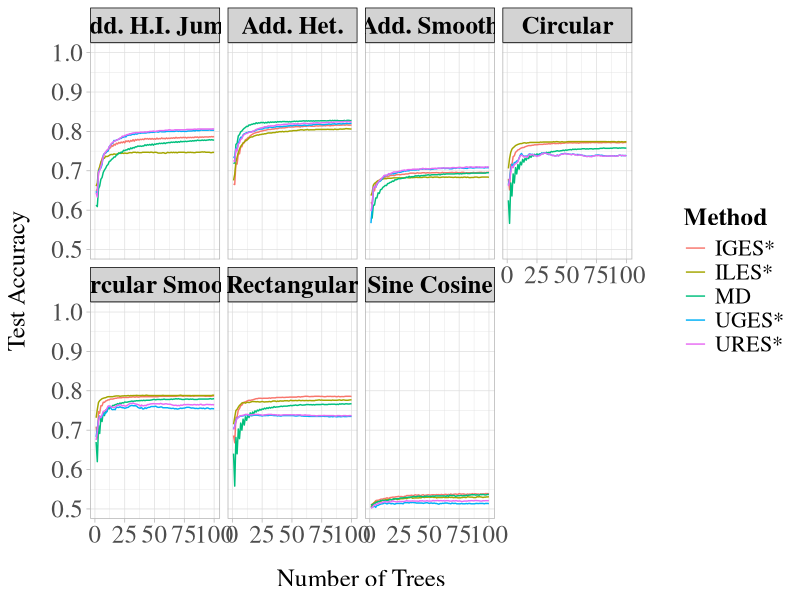
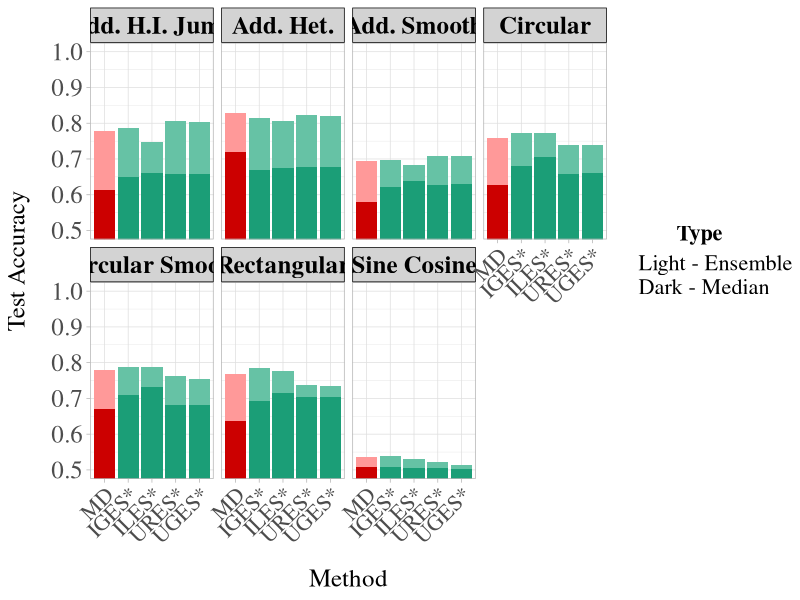
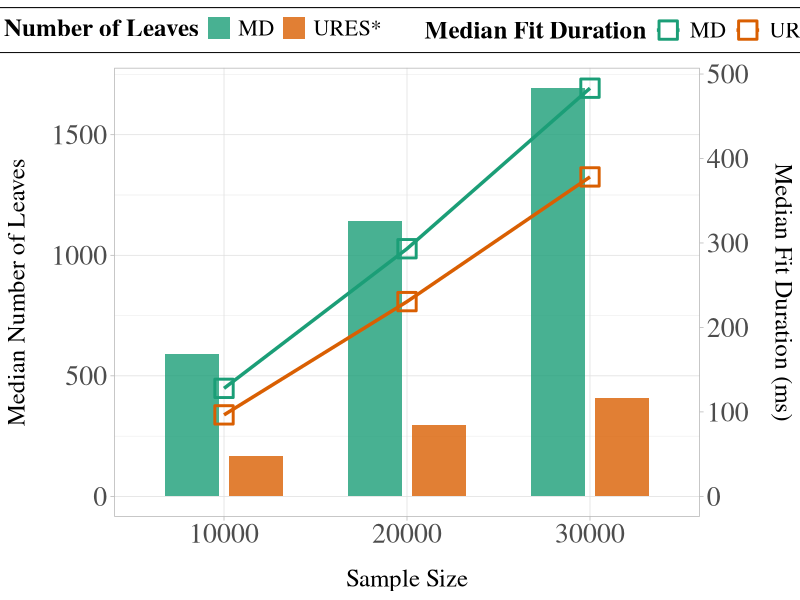
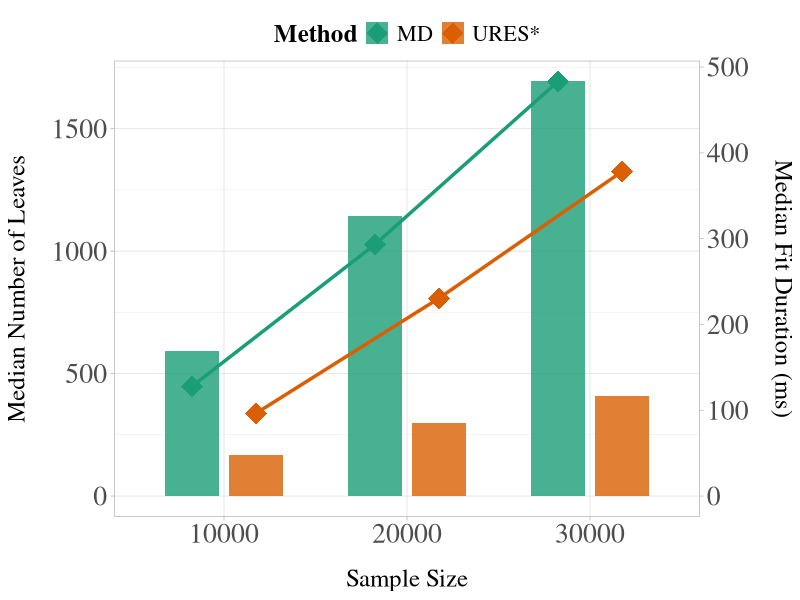
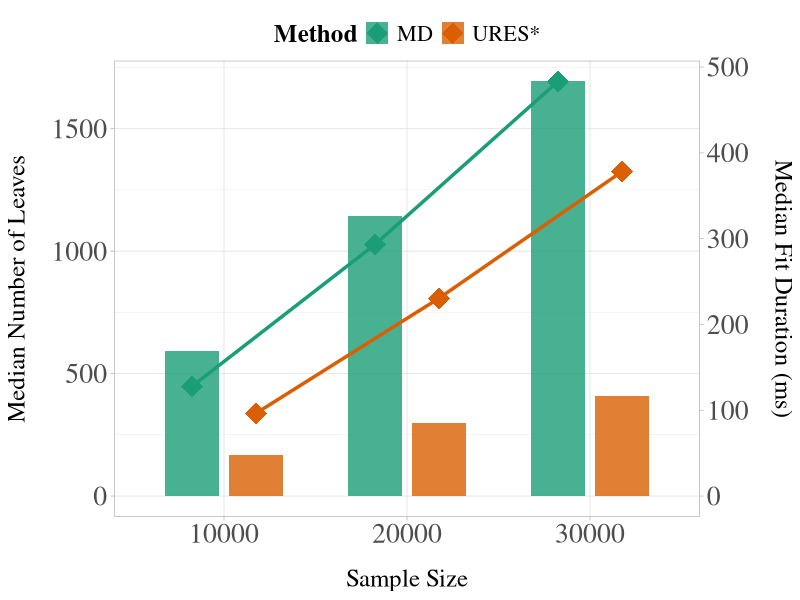
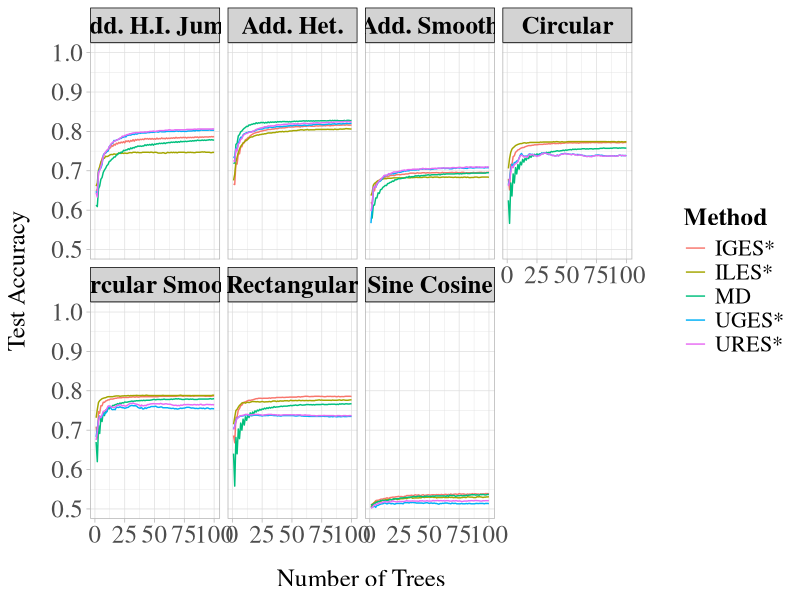
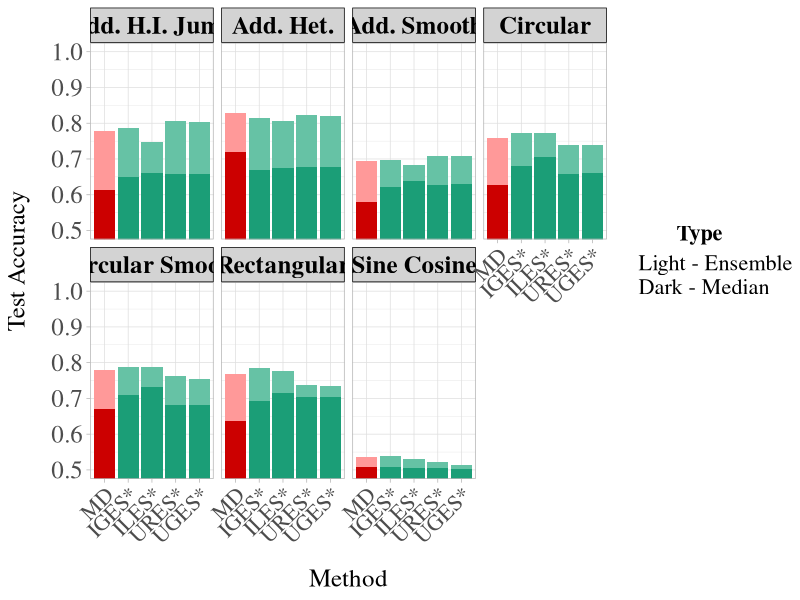
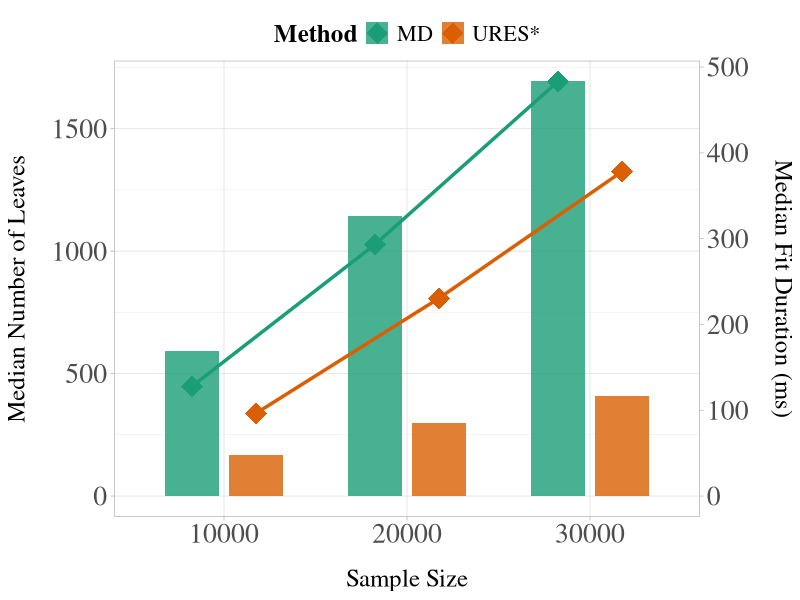

Reproduce these figures in R, in order.
# Load required libraries
library(ggplot2)
library(dplyr)
library(tidyr)

data <- read.csv("experiments/experiment_analysis/rf_es_simulation_study/overview_csvs/rf_dgps_results_mean_median.csv", check.names = FALSE)

# Only keep rows where algorithm is "MD_scikit", "UES*", "IES*" or "CCP"
data <- data[!data$algorithm_name %in% c("UES* (time)", "ICCP", "MD_scikit"), ]

# Filter data to match the Python code
data <- data[data$dgp_config_folder == "standard", ]
data <- data[data$mc_iterations == 300, ]
# d = 2 not part of this!


# Rename UES* to URES* to match the Python code
# UES* has to be renamed!
data$algorithm_name <- gsub("UES\\*", "URES\\*", data$algorithm_name)


# Identify all the test accuracy columns
acc_cols <- grep("test_acc_[0-9]+_trees \\(median\\)", names(data), value = TRUE)

# Reshape data from wide to long format
long_data <- data %>%
  select(algorithm_name, dataset, all_of(acc_cols)) %>%
  pivot_longer(
    cols = all_of(acc_cols),
    names_to = "tree_step",
    values_to = "accuracy"
  )

# Extract the tree number from column names
long_data$tree_number <- as.numeric(gsub("test_acc_([0-9]+)_trees \\(median\\)", "\\1", long_data$tree_step))

# Rename "MD_scikit" to "MD" in the algorithm column
long_data$algorithm_name <- gsub("MD_custom", "MD", long_data$algorithm_name)

# Create the plot
ggplot(long_data, aes(x = tree_number, y = accuracy, color = algorithm_name, group = algorithm_name)) +
  geom_line() +
  facet_wrap(~ dataset, ncol = 4, nrow = 2) +
  coord_cartesian(ylim = c(0.5, 1)) +
  labs(
    x = "Number of Trees",
    y = "Test Accuracy",
    color = "Method"
  ) +
  theme_bw() +
    theme_light() +
    theme(
      text = element_text(family = "serif"),
      # Legend details
      legend.position = "right",
      legend.margin = margin(l = 20),  # Add left margin to legend
      # legend.box.background = element_rect(color = "black"),  # Add box around legend
      legend.box.margin = margin(6, 6, 6, 6),  # Add margin around the box
      legend.text = element_text(size = 16),  # Increase legend entry text size
      legend.title = element_text(size = 18, face = "bold"),  # Make legend title bold and larger
      strip.background = element_rect(fill = "lightgray", color = "black"),
      strip.text = element_text(size = 18, face = "bold", color = "black"),
      axis.text.x = element_text(size = 18),  # Increase x-tick text size
      axis.text.y = element_text(size = 18),  # Increase y-tick text size
      axis.title.x = element_text(margin = margin(t = 15), size=18),
      axis.title.y = element_text(margin = margin(r = 15), size=18)
    )
# Save the plot
ggsave("experiments/experiment_analysis/rf_es_simulation_study/plots/rf_acc_vs_n_trees.png", plot = last_plot(), width = 16, height = 8, dpi = 600)
##################


# Read the data
data <- read.csv("experiments/experiment_analysis/rf_es_simulation_study/overview_csvs/rf_dgps_results_mean_median.csv", check.names = FALSE)

# Only keep rows where algorithm is "MD_scikit", "UES*", "IES*" or "CCP"
data <- data[!data$algorithm_name %in% c("UES* (time)", "ICCP", "MD_scikit"), ]

# Filter data to match the Python code
data <- data[data$dgp_config_folder == "standard", ]
data <- data[data$mc_iterations == 300, ]

# Rename UES* to URES* to match the Python code
data$algorithm_name <- gsub("UES\\*", "URES\\*", data$algorithm_name)
# Rename "MD_custom" to "MD"
data$algorithm_name <- gsub("MD_custom", "MD", data$algorithm_name)

# Set factor levels to control the order of bars
data$algorithm_name <- factor(data$algorithm_name, 
                             levels = c("MD", "IGES*", "ILES*", "URES*", "UGES*"))

# Reshape the data to prepare for stacked bars
stacked_data <- data %>%
  select(algorithm_name, dataset, `median_test_acc (median)`, `test_acc (median)`) %>%
  mutate(
    # Calculate difference between test_acc and median_test_acc
    difference = pmax(0, `test_acc (median)` - `median_test_acc (median)`)
  ) %>%
  # Convert to long format with base and difference values
  pivot_longer(
    cols = c(`median_test_acc (median)`, difference),
    names_to = "metric",
    values_to = "value"
  )

# Create proper factor levels for metric to ensure correct stacking order
# Reversing the order to make sure 'difference' is on top
stacked_data$metric <- factor(stacked_data$metric, 
                            levels = c("difference", "median_test_acc (median)"))

# Create an interaction term for algorithm_name and metric
stacked_data$fill_group <- interaction(stacked_data$algorithm_name, stacked_data$metric)

# New approach for colors: create a new variable to determine light vs dark
stacked_data$color_type <- ifelse(stacked_data$metric == "difference", "light", "dark")

# Create a custom fill scale
fill_scale <- c()
for (i in unique(stacked_data$fill_group)) {
  algo <- strsplit(as.character(i), "\\.")[[1]][1]
  metric <- strsplit(as.character(i), "\\.")[[1]][2]
  
  if (algo == "MD") {
    if (metric == "difference") {
      fill_scale[i] <- "#FF9999"  # Light red
    } else {
      fill_scale[i] <- "#CC0000"  # Dark red
    }
  } else {
    if (metric == "difference") {
      fill_scale[i] <- "#66C2A5"  # Light blue-green
    } else {
      fill_scale[i] <- "#1B9E77"  # Dark blue-green
    }
  }
}

# Create the plot with stacked bars
stacked_plot <- ggplot(stacked_data, aes(x = algorithm_name, y = value, fill = fill_group)) +
  geom_bar(stat = "identity", position = "stack") +
  facet_wrap(~ dataset, ncol = 4, nrow = 2) +
  coord_cartesian(ylim = c(0.5, 1)) +
  scale_fill_manual(values = fill_scale,
                   # Use just two breaks for the legend
                   breaks = c("MD.difference", "MD.median_test_acc (median)"),
                   # Simplify labels to just indicate light/dark without showing colors
                   labels = c("Light - Ensemble", "Dark - Median")) +
  # Use guides() to remove the color rectangles from the legend
  guides(fill = guide_legend(override.aes = list(fill = NA, color = NA))) +
  labs(
    x = "Method",
    y = "Test Accuracy",
    fill = "Type"
  ) +
  theme_light() +
  theme(
    text = element_text(family = "serif"),
    legend.position = "right",
    # Remove the left margin to bring legend closer to plot
    legend.margin = margin(0, 0, 0, 0),  
    # Reduce or remove box margin
    legend.box.margin = margin(0, 0, 0, 0),  
    legend.box.spacing = unit(0, "pt"),  # Remove spacing between legend and plot
    legend.text = element_text(size = 16),  # Increase legend entry text size
    legend.title = element_text(size = 16, face = "bold", hjust = 0.5),  # Center title with hjust = 0.5
    # Remove the legend key background
    legend.key = element_blank(),
    strip.background = element_rect(fill = "lightgray", color = "black"),
    strip.text = element_text(size = 18, face = "bold", color = "black"),
    axis.text.x = element_text(size = 16, angle = 45, hjust = 1),  # Decreased size for x-tick labels
    axis.text.y = element_text(size = 18),
    axis.title.x = element_text(margin = margin(t = 15), size=18),
    axis.title.y = element_text(margin = margin(r = 15), size=18)
  )

# Print the plot to screen
print(stacked_plot)

# Save the plot
ggsave("experiments/experiment_analysis/rf_es_simulation_study/plots/rf_ensemble_impact.png", plot = last_plot(), width = 14, height = 9, dpi = 300)

# Create a dual-axis plot showing leaves count and fit duration across sample sizes
# Read the data again
data_dual <- read.csv("experiments/experiment_analysis/rf_es_simulation_study/overview_csvs/rf_dgps_results_mean_median.csv", check.names = FALSE)

# Only keep rows where algorithm is "MD_custom" and "UES*"
data_dual <- data_dual[data_dual$algorithm_name %in% c("MD_custom", "UES* (time)"), ]

# Filter for the chosen dataset
data_dual <- data_dual[data_dual$dgp_config_folder == "rf", ]

#rename UES* (Time) to URES*
unique(data_dual$algorithm_name)
data_dual$algorithm_name <- gsub("UES\\* \\(time\\)", "URES\\*", data_dual$algorithm_name)


# chosen_dataset <- "Circular"
# data_dual <- data_dual[data_dual$dataset == chosen_dataset, ]

# Convert n_samples to factor for x-axis and ensure proper ordering
data_dual$n_samples_factor <- factor(data_dual$n_samples,
                                   levels = sort(unique(data_dual$n_samples)))

# Prepare the data for plotting
data_dual$algorithm_name <- factor(data_dual$algorithm_name, levels = c("MD_custom", "URES*"))

# Calculate the overall scaling factor for the dual axis
max_leaves <- max(data_dual$`median_n_leaves (median)`)
max_duration <- max(data_dual$`median_tree_fit_duration (median)`)
scale_factor <- max_leaves / max_duration

# Create the dual-axis plot with sample size as x-axis and algorithm_name as the group/hue
ggplot() +
  # Bars for number of leaves (left y-axis)
  geom_bar(data = data_dual, 
           aes(x = n_samples_factor, y = `median_n_leaves (median)`, fill = algorithm_name),
           stat = "identity", position = position_dodge(width = 0.7), width = 0.6, alpha = 0.8) +
  # Lines connecting fit duration points
  geom_line(data = data_dual,
            aes(x = n_samples_factor, y = `median_tree_fit_duration (median)` * scale_factor,
                color = algorithm_name, group = algorithm_name),
            size = 1.2) +
  # Points for tree fit duration (right y-axis)
  geom_point(data = data_dual,
             aes(x = n_samples_factor, y = `median_tree_fit_duration (median)` * scale_factor,
                 color = algorithm_name), 
             size = 6, shape = 22, stroke = 1.5) +
  # Configure left y-axis (leaves)
  scale_y_continuous(name = "Median Number of Leaves", 
                     sec.axis = sec_axis(~ . / scale_factor * 1000,
                                        name = "Median Fit Duration (ms)")) +
  # Customize colors with separate legends
  scale_fill_manual(name = "Number of Leaves",
                   values = c("MD_custom" = "#1B9E77", "URES*" = "#D95F02"),
                   labels = c("MD_custom" = "MD", "URES*" = "URES*")) +
  scale_color_manual(name = "Median Fit Duration",
                    values = c("MD_custom" = "#1B9E77", "URES*" = "#D95F02"),
                    labels = c("MD_custom" = "MD", "URES*" = "URES*")) +
  # Labels and title
  labs(x = "Sample Size") +
  # Explicitly separate the legends
  guides(fill = guide_legend(order = 1, override.aes = list(alpha = 0.8)),
         color = guide_legend(order = 2, override.aes = list(shape = 22, size = 6, fill = "white"))) +
  # Rest of your theme settings...
  theme_light() +
  theme(
    text = element_text(family = "serif"),
    legend.position = "top",  # Move legend to bottom
    legend.margin = margin(l = 20),  # Add left margin to legend
    legend.box.background = element_rect(color = "black"),  # Add box around legend
    legend.box.margin = margin(6, 6, 6, 6),  # Add margin around the box
    legend.text = element_text(size = 16),  # Increase legend entry text size
    legend.title = element_text(size = 18, face = "bold"),  # Make legend title bold and larger
    axis.text.x = element_text(size = 20),  # Increased from 18
    axis.text.y = element_text(size = 20),  # Increased from 18
    axis.title.x = element_text(margin = margin(t = 15), size = 18),
    axis.title.y = element_text(margin = margin(r = 15), size = 18),
    axis.title.y.right = element_text(margin = margin(l = 15), size = 18)
  )

# Create the dual-axis plot with sample size as x-axis and algorithm_name as the group/hue
ggplot(data_dual, aes(x = n_samples_factor, y = `median_n_leaves (median)`, fill = algorithm_name)) +
  # Bars for number of leaves (left y-axis)
  geom_bar(stat = "identity", position = position_dodge(width = 0.7), width = 0.6, alpha = 0.8) +
  # Lines connecting fit duration points across sample sizes
  geom_line(aes(y = `median_tree_fit_duration (median)` * scale_factor,
                color = algorithm_name, group = algorithm_name),
            size = 1.2, position = position_dodge(width = 0.7)) +
  # Points for tree fit duration (right y-axis)
  geom_point(aes(y = `median_tree_fit_duration (median)` * scale_factor,
                color = algorithm_name, group = algorithm_name), 
             size = 6, shape = 18, stroke = 2, position = position_dodge(width = 0.7)) +
  # Configure left y-axis (leaves)
  scale_y_continuous(name = "Median Number of Leaves", 
                     sec.axis = sec_axis(~ . / scale_factor * 1000,  # Multiply by 1000 to convert to ms
                                        name = "Median Fit Duration (ms)")) +  # Changed unit to ms
  # Customize colors
  scale_fill_manual(values = c("MD_custom" = "#1B9E77", "URES*" = "#D95F02"),
                   labels = c("MD_custom" = "MD", "URES*" = "URES*")) +  # Add labels to rename
  scale_color_manual(values = c("MD_custom" = "#1B9E77", "URES*" = "#D95F02"),
                    labels = c("MD_custom" = "MD", "URES*" = "URES*")) +  # Add labels to rename
  # Labels and title
  labs(
    x = "Sample Size",
    fill = "Method",
    color = "Method"
  ) +
  # Theme consistent with other plots
  theme_light() +
  theme(
    text = element_text(family = "serif"),
    legend.position = "top",
    legend.text = element_text(size = 16),
    legend.title = element_text(size = 18, face = "bold"),
    legend.margin = margin(t = 10),
    axis.text.x = element_text(size = 20),  # Increased from 18
    axis.text.y = element_text(size = 20),  # Increased from 18
    axis.title.x = element_text(margin = margin(t = 15), size = 18),
    axis.title.y = element_text(margin = margin(r = 15), size = 18),
    axis.title.y.right = element_text(margin = margin(l = 15), size = 18)
  )
# show the plot
print(last_plot())
# save the plot
ggsave("experiments/experiment_analysis/rf_es_simulation_study/plots/rf_leaves_duration_comparison.png", plot = last_plot(), width = 14, height = 10, dpi = 600)
